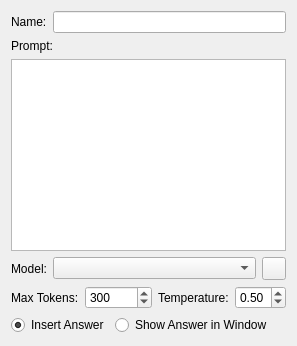
<?xml version="1.0" encoding="UTF-8"?>
<ui version="4.0">
 <class>TaskWidget</class>
 <widget class="QWidget" name="TaskWidget">
  <layout class="QVBoxLayout" name="verticalLayout">
   <item>
    <layout class="QHBoxLayout" name="horizontalLayoutName">
     <item>
      <widget class="QLabel" name="labelName">
       <property name="text">
        <string>Name:</string>
       </property>
      </widget>
     </item>
     <item>
     <widget class="QLineEdit" name="lineEditName"/>
    </item>
   </layout>
  </item>
   <item>
    <widget class="QLabel" name="labelPrompt">
     <property name="text">
      <string>Prompt:</string>
     </property>
    </widget>
   </item>
   <item>
    <widget class="QTextEdit" name="textEditPrompt"/>
   </item>
   <item>
    <layout class="QHBoxLayout" name="horizontalLayoutModel">
     <property name="alignment">
      <set>Qt::AlignLeft</set>
     </property>
     <item>
      <widget class="QLabel" name="labelModel">
       <property name="text">
        <string>Model:</string>
       </property>
     </widget>
     </item>
     <item>
      <widget class="QComboBox" name="comboBoxModel">
       <property name="sizePolicy">
        <sizepolicy hsizetype="Expanding" vsizetype="Fixed">
         <horstretch>1</horstretch>
         <verstretch>0</verstretch>
        </sizepolicy>
       </property>
      </widget>
     </item>
     <item>
      <widget class="QToolButton" name="toolButtonRefreshModels"/>
     </item>
    </layout>
   </item>
   <item>
    <layout class="QHBoxLayout" name="horizontalLayoutParams">
     <property name="alignment">
      <set>Qt::AlignLeft</set>
     </property>
     <property name="spacing"><number>6</number></property>
     <item>
      <widget class="QLabel" name="labelMaxTokens">
       <property name="text"><string>Max Tokens:</string></property>
      </widget>
     </item>
     <item>
      <widget class="QSpinBox" name="spinBoxMaxTokens">
       <property name="minimum"><number>1</number></property>
       <property name="maximum"><number>1000000</number></property>
       <property name="value"><number>300</number></property>
      </widget>
     </item>
     <item>
      <widget class="QLabel" name="labelTemperature">
       <property name="text"><string>Temperature:</string></property>
      </widget>
     </item>
     <item>
      <widget class="QDoubleSpinBox" name="doubleSpinBoxTemperature">
       <property name="minimum"><double>0.0</double></property>
       <property name="maximum"><double>1.0</double></property>
       <property name="singleStep"><double>0.1</double></property>
       <property name="value"><double>0.5</double></property>
       <property name="decimals"><number>2</number></property>
      </widget>
     </item>
    </layout>
   </item>
   <item>
    <layout class="QHBoxLayout" name="horizontalLayoutOptions">
     <property name="alignment">
      <set>Qt::AlignLeft</set>
     </property>
     <item>
      <widget class="QRadioButton" name="radioInsert">
       <property name="text">
        <string>Insert Answer</string>
       </property>
       <property name="checked">
        <bool>true</bool>
       </property>
      </widget>
     </item>
     <item>
      <widget class="QRadioButton" name="radioWindow">
       <property name="text">
        <string>Show Answer in Window</string>
       </property>
      </widget>
     </item>
    </layout>
   </item>
  </layout>
 </widget>
 <resources/>
 <connections/>
</ui>
